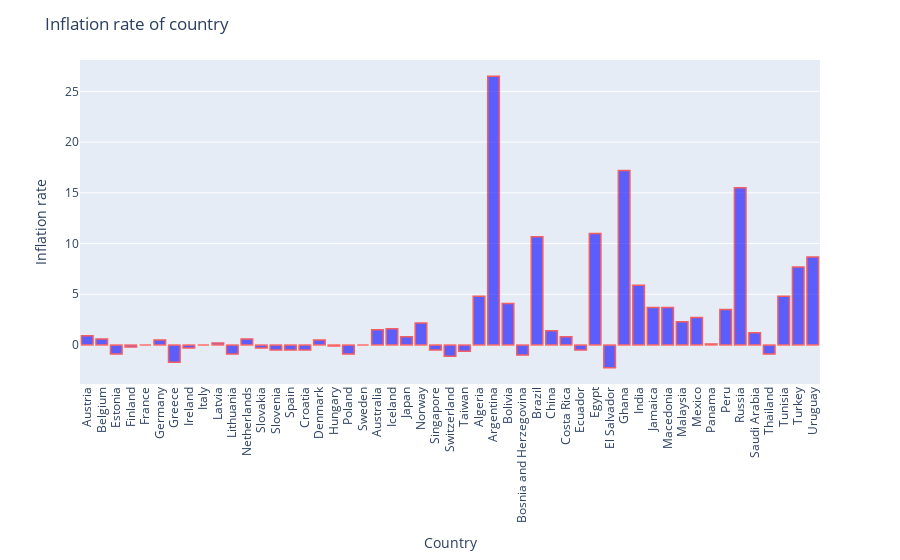

This figure's notebook cell:
### Code cell
fig = px.bar(women_power, x='Country', y='Inflation rate', text='Country')
fig.update_traces(texttemplate='%{text:.2s}', textposition='outside')
fig.update_layout(uniformtext_minsize=8, uniformtext_mode='hide')
fig.update_xaxes(tickangle=270)
fig.update_layout(
    title='Inflation rate of country')
fig.update_traces(marker_color='rgb(0,0,255)', marker_line_color='rgb(255,0,0)',
                  marker_line_width=1.5, opacity=0.6)
fig.show()

### Figure 1 — Plotly figure (JSON) as saved in the notebook; plotly's stock layout.template omitted (floating-point values rounded to 4 significant figures)
{"data": [{"alignmentgroup": "True", "hovertemplate": "Country=%{text}<br>Inflation rate=%{y}<extra></extra>", "legendgroup": "", "marker": {"color": "rgb(0,0,255)", "line": {"color": "rgb(255,0,0)", "width": 1.5}, "pattern": {"shape": ""}}, "name": "", "offsetgroup": "", "opacity": 0.6, "orientation": "v", "showlegend": false, "text": ["Austria", "Belgium", "Estonia", "Finland", "France", "Germany", "Greece", "Ireland", "Italy", "Latvia", "Lithuania", "Netherlands", "Slovakia", "Slovenia", "Spain", "Croatia", "Denmark", "Hungary", "Poland", "Sweden", "Australia", "Iceland", "Japan", "Norway", "Singapore", "Switzerland", "Taiwan", "Algeria", "Argentina", "Bolivia", "Bosnia and Herzegovina", "Brazil", "China", "Costa Rica", "Ecuador", "Egypt", "El Salvador", "Ghana", "India", "Jamaica", "Macedonia", "Malaysia", "Mexico", "Panama", "Peru", "Russia", "Saudi Arabia", "Thailand", "Tunisia", "Turkey", "Uruguay"], "textposition": "outside", "texttemplate": "%{text:.2s}", "type": "bar", "x": ["Austria", "Belgium", "Estonia", "Finland", "France", "Germany", "Greece", "Ireland", "Italy", "Latvia", "Lithuania", "Netherlands", "Slovakia", "Slovenia", "Spain", "Croatia", "Denmark", "Hungary", "Poland", "Sweden", "Australia", "Iceland", "Japan", "Norway", "Singapore", "Switzerland", "Taiwan", "Algeria", "Argentina", "Bolivia", "Bosnia and Herzegovina", "Brazil", "China", "Costa Rica", "Ecuador", "Egypt", "El Salvador", "Ghana", "India", "Jamaica", "Macedonia", "Malaysia", "Mexico", "Panama", "Peru", "Russia", "Saudi Arabia", "Thailand", "Tunisia", "Turkey", "Uruguay"], "xaxis": "x", "y": [0.9, 0.6, -0.88, -0.2, 0, 0.5, -1.7, -0.3, 0, 0.2, -0.9, 0.6, -0.3, -0.5, -0.5, -0.5, 0.5, -0.1, -0.9, 0, 1.5, 1.6, 0.8, 2.17, -0.5, -1.1, -0.61, 4.8, 26.5, 4.1, -1, 10.67, 1.4, 0.8, -0.5, 11, -2.25, 17.2, 5.9, 3.7, 3.7, 2.3, 2.7, 0.1, 3.5, 15.5, 1.2, -0.9, 4.8, 7.7, 8.67], "yaxis": "y"}], "layout": {"barmode": "relative", "legend": {"tracegroupgap": 0}, "margin": {"t": 60}, "title": {"text": "Inflation rate of country"}, "uniformtext": {"minsize": 8, "mode": "hide"}, "xaxis": {"anchor": "y", "domain": [0, 1], "tickangle": -90, "title": {"text": "Country"}}, "yaxis": {"anchor": "x", "domain": [0, 1], "title": {"text": "Inflation rate"}}}}
